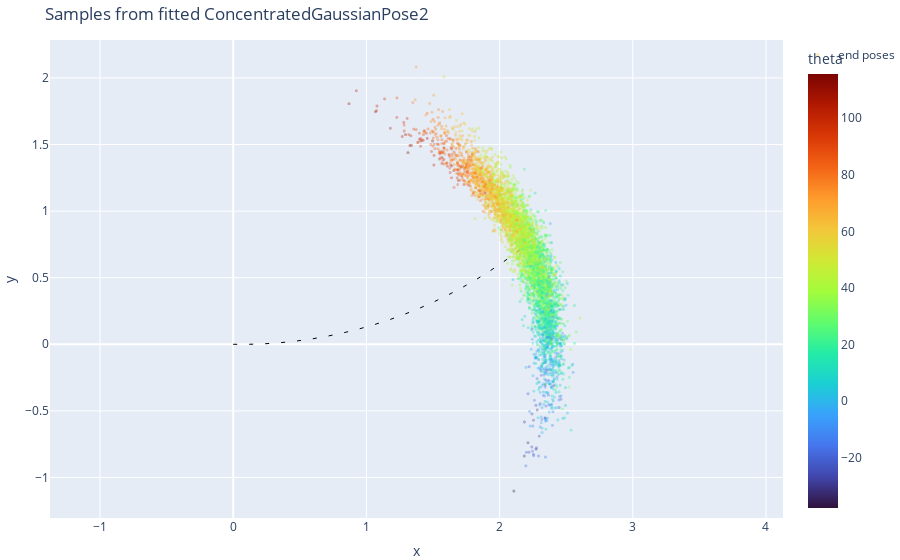

Notebook code cell kept with this figure:
### Code cell
# Sample from the tangent Gaussian, push through ExpMap, and plot (x, y, theta)
maybe_mP = density_pose2.gaussian()
assert maybe_mP is not None, "Expected gaussian() to return a value"
m, P = maybe_mP  # P=covariance, m=mean
samples_tangent = rng.multivariate_normal(m, P, size=N)

poses_push = []
for v in samples_tangent:
  p = Pose2.Expmap(v)
  poses_push.append(p)

plot_pose2_samples("Samples from fitted ConcentratedGaussianPose2", poses_push, trajectory)

### Figure 1 — Plotly figure (JSON) as saved in the notebook; plotly's stock layout.template omitted (floating-point values rounded to 4 significant figures; data arrays with more than 128 entries replaced by an {"elided": "..."} marker saying what was removed)
{"data": [{"marker": {"color": {"elided": "5000 float values"}, "colorbar": {"title": {"text": "theta"}}, "colorscale": [[0, "#30123b"], [0.07143, "#4145ab"], [0.1429, "#4675ed"], [0.2143, "#39a2fc"], [0.2857, "#1bcfd4"], [0.3571, "#24eca6"], [0.4286, "#61fc6c"], [0.5, "#a4fc3b"], [0.5714, "#d1e834"], [0.6429, "#f3c63a"], [0.7143, "#fe9b2d"], [0.7857, "#f36315"], [0.8571, "#d93806"], [0.9286, "#b11901"], [1, "#7a0402"]], "opacity": 0.35, "size": 3}, "mode": "markers", "name": "end poses", "type": "scattergl", "x": {"elided": "5000 float values"}, "y": {"elided": "5000 float values"}}, {"line": {"color": "black", "width": 1}, "mode": "lines", "showlegend": false, "type": "scatter", "x": [0, 0.03], "y": [0, 0]}, {"line": {"color": "black", "width": 1}, "mode": "lines", "showlegend": false, "type": "scatter", "x": [0.12, 0.15], "y": [0, 0.001047]}, {"line": {"color": "black", "width": 1}, "mode": "lines", "showlegend": false, "type": "scatter", "x": [0.2399, 0.2699], "y": [0.004188, 0.006281]}, {"line": {"color": "black", "width": 1}, "mode": "lines", "showlegend": false, "type": "scatter", "x": [0.3596, 0.3895], "y": [0.01256, 0.01569]}, {"line": {"color": "black", "width": 1}, "mode": "lines", "showlegend": false, "type": "scatter", "x": [0.479, 0.5087], "y": [0.0251, 0.02928]}, {"line": {"color": "black", "width": 1}, "mode": "lines", "showlegend": false, "type": "scatter", "x": [0.5978, 0.6274], "y": [0.0418, 0.04701]}, {"line": {"color": "black", "width": 1}, "mode": "lines", "showlegend": false, "type": "scatter", "x": [0.716, 0.7453], "y": [0.06264, 0.06888]}, {"line": {"color": "black", "width": 1}, "mode": "lines", "showlegend": false, "type": "scatter", "x": [0.8334, 0.8625], "y": [0.08759, 0.09485]}, {"line": {"color": "black", "width": 1}, "mode": "lines", "showlegend": false, "type": "scatter", "x": [0.9498, 0.9786], "y": [0.1166, 0.1249]}, {"line": {"color": "black", "width": 1}, "mode": "lines", "showlegend": false, "type": "scatter", "x": [1.065, 1.094], "y": [0.1497, 0.159]}, {"line": {"color": "black", "width": 1}, "mode": "lines", "showlegend": false, "type": "scatter", "x": [1.179, 1.207], "y": [0.1868, 0.197]}, {"line": {"color": "black", "width": 1}, "mode": "lines", "showlegend": false, "type": "scatter", "x": [1.292, 1.32], "y": [0.2278, 0.2391]}, {"line": {"color": "black", "width": 1}, "mode": "lines", "showlegend": false, "type": "scatter", "x": [1.403, 1.431], "y": [0.2728, 0.285]}, {"line": {"color": "black", "width": 1}, "mode": "lines", "showlegend": false, "type": "scatter", "x": [1.513, 1.54], "y": [0.3216, 0.3347]}, {"line": {"color": "black", "width": 1}, "mode": "lines", "showlegend": false, "type": "scatter", "x": [1.621, 1.647], "y": [0.3742, 0.3883]}, {"line": {"color": "black", "width": 1}, "mode": "lines", "showlegend": false, "type": "scatter", "x": [1.727, 1.753], "y": [0.4305, 0.4455]}, {"line": {"color": "black", "width": 1}, "mode": "lines", "showlegend": false, "type": "scatter", "x": [1.831, 1.856], "y": [0.4905, 0.5064]}, {"line": {"color": "black", "width": 1}, "mode": "lines", "showlegend": false, "type": "scatter", "x": [1.932, 1.957], "y": [0.5541, 0.5709]}, {"line": {"color": "black", "width": 1}, "mode": "lines", "showlegend": false, "type": "scatter", "x": [2.032, 2.056], "y": [0.6212, 0.6389]}, {"line": {"color": "black", "width": 1}, "mode": "lines", "showlegend": false, "type": "scatter", "x": [2.129, 2.153], "y": [0.6918, 0.7102]}, {"line": {"color": "black", "width": 1}, "mode": "lines", "showlegend": false, "type": "scatter", "x": [2.224, 2.247], "y": [0.7656, 0.7849]}], "layout": {"margin": {"b": 0, "l": 0, "r": 0, "t": 40}, "title": {"text": "Samples from fitted ConcentratedGaussianPose2"}, "xaxis": {"title": {"text": "x"}}, "yaxis": {"scaleanchor": "x", "title": {"text": "y"}}}}
